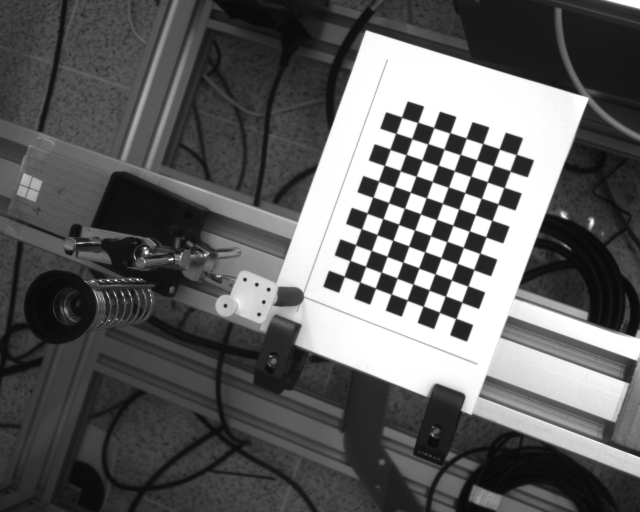
#> input picture images/image00.tiff, 1280 x 1024 px, found by its file name (shown at 1/2 size); its folder holds 4 pictures in this run
$ python main.py
#> lines starting #> are read from the running program, lines starting #| are printed output that depends on the picture; after the words box and inside, x2 and y2 are one past the last pixel; in counts of white or black regions, pixels touching at a corner belong together
### functions.py
from matplotlib import pyplot as plt
import numpy as np
import cv2
import os


def estimate_homographies(path, grid_size, square_size):

    img = os.path.basename(path).split('.')[0]
    image = cv2.imread(path)

    return_value, corners = cv2.findChessboardCorners(
        image, patternSize=grid_size)

    if return_value is False:
        print(f'{img} corners not found')
        return False, 0, 0, 0

    corners = corners.reshape((grid_size[0]*grid_size[1], 2)).copy()

    gray = cv2.cvtColor(image, cv2.COLOR_BGR2GRAY)
    criteria = (cv2.TERM_CRITERIA_MAX_ITER | cv2.TERM_CRITERIA_EPS, 100, 0.001)
    cv2.cornerSubPix(gray, corners, (5, 5), (-1, -1), criteria)

    real_coordinates = np.empty_like(corners)

    for index, corner in enumerate(corners):

        grid_size_cv2 = tuple(reversed(grid_size))
        u_index, v_index = np.unravel_index(index, grid_size_cv2)

        x_mm = (u_index) * square_size
        y_mm = (v_index) * square_size

        real_coordinates[index, :] = [x_mm, y_mm]

    A = np.empty((0, 9), dtype=float)

    for index, corner in enumerate(corners):
        Xpixel = corners[index, 0]
        Ypixel = corners[index, 1]
        Xmm = real_coordinates[index, 0]
        Ymm = real_coordinates[index, 1]

        m = np.array([Xmm, Ymm, 1]).reshape(1, 3)
        O = np.array([0, 0, 0]).reshape(1, 3)

        A = np.vstack((A, np.hstack((m, O, -Xpixel * m))))
        A = np.vstack((A, np.hstack((O, m, -Ypixel * m))))

    U, S, Vtransposed = np.linalg.svd(A)

    h = Vtransposed.transpose()[:, -1]
    H = h.reshape(3, 3)

    return True, H, corners, real_coordinates


def compute_K(HH):

    V = np.empty((0, 6), dtype=float)

    for HI in HH:
        V = np.vstack((V, np.hstack(vij_matrix(HI, 0, 1))))
        V = np.vstack(
            (V, np.hstack(vij_matrix(HI, 0, 0) - vij_matrix(HI, 1, 1))))

    U, sigma, Stransposed = np.linalg.svd(V)

    b = Stransposed.transpose()[:, -1]

    B = [[b[0], b[1], b[3]],
         [b[1], b[2], b[4]],
         [b[3], b[4], b[5]]]

    B = np.array(B)

    if np.all(np.linalg.eigvals(B) > 0):
        L = np.linalg.cholesky(B)

    elif np.all(np.linalg.eigvals(B) < 0):
        L = np.linalg.cholesky(-B)

    else:
        print("error in the calculation of Cholesky factorization")

    K = np.linalg.inv(L.transpose())
    K = K/K[2, 2]

    return K


def vij_matrix(H, i, j):

    vij = np.array([H[0, i]*H[0, j],
                    H[0, i]*H[1, j] + H[1, i]*H[0, j],
                    H[1, i]*H[1, j],
                    H[2, i]*H[0, j] + H[0, i]*H[2, j],
                    H[2, i]*H[1, j] + H[1, i]*H[2, j],
                    H[2, i]*H[2, j]])

    vij = vij.transpose()

    return vij


def compute_Rt(H, K):

    lambd = 1/(np.linalg.norm(np.linalg.inv(K) @ H[:, 0]))

    r1 = lambd*np.linalg.inv(K)@H[:, 0]
    r2 = lambd*np.linalg.inv(K)@H[:, 1]
    r3 = np.cross(r1, r2)
    R = np.column_stack((r1, r2, r3))

    t = lambd*np.linalg.inv(K)@H[:, 2]
    t = t.reshape(3, 1)

    if not np.allclose(R.transpose(), np.linalg.inv(R)):
        U, S, Vtransposed = np.linalg.svd(R)
        Rprime = U@Vtransposed
        R = Rprime

    return R, t


def compute_error(image):

    corners = image["corners"]
    real_coordinates = image["real_coordinates"]
    P = image["P"]

    error = 0
    for i, point in enumerate(corners):

        m = np.array([real_coordinates[i, 0], real_coordinates[i, 1], 0, 1])
        error = error + ((P[0, :]@m)/(P[2, :]@m) - point[0]
                         )**2 + ((P[1, :]@m)/(P[2, :]@m) - point[1])**2

    error = round(error, 2)
    image["error"] = error
    return error


def draw_points(figure, image):

    corners = image["corners"]
    real_coordinates = image["real_coordinates"]
    P = image["P"]

    for i, point in enumerate(corners):

        m = np.array([real_coordinates[i, 0], real_coordinates[i, 1], 0, 1])
        cv2.circle(figure, (round(point[0]), round(
            point[1])), 5, color=(0, 0, 255), thickness=1)
        cv2.circle(figure, (round((P[0, :]@m)/(P[2, :]@m)), round(
            (P[1, :]@m)/(P[2, :]@m))), 5, color=(255, 0, 0), thickness=1)

    plt.figure(num=f'{image["name"]}', figsize=(6.4*2, 4.8*2))
    plt.axis('off')
    plt.imshow(figure)

    text = f'R={np.round(image["R"],2)}\n'
    text += f't={np.round(image["t"].transpose(),3)}'
    text += '$^{T}$\n'
    text += f'error={image["error"]}'

    t = plt.text(.01, .99, text, ha='left', va='top', color='black')
    t.set_bbox(dict(facecolor='white', alpha=0.5, edgecolor='white'))

    if image["personal"] is True:
        path = f'results/personal'
    else:
        path = f'results'

    if not os.path.exists(path):
        os.makedirs(path)
    plt.savefig(f'{path}/{image["name"]} - points.png',
                bbox_inches='tight', pad_inches=0)
    plt.show()


def superimpose_cylinder(figure, image, a, b, r, h):

    P = image["P"]
    tz = image["t"][2]

    stepSize = 0.1
    num_steps = int(2 * np.pi / stepSize)
    positionsX = np.zeros(num_steps)
    positionsY = np.zeros(num_steps)
    positionsZ = np.zeros(num_steps)

    t = 0
    for i in range(num_steps):
        positionsX[i] = r * np.cos(t) + a
        positionsY[i] = r * np.sin(t) + b
        positionsZ[i] = 0
        t += stepSize

    circle_inf = P @ np.vstack((positionsX, positionsY,
                               positionsZ, np.ones_like((positionsX))))
    if tz >= 0:
        circle_sup = P @ np.vstack((positionsX, positionsY,
                                   positionsZ + h, np.ones_like((positionsX))))
    else:
        circle_sup = P @ np.vstack((positionsX, positionsY,
                                   positionsZ - h, np.ones_like((positionsX))))

    circle_inf = (circle_inf/circle_inf[2])[:2]
    circle_sup = (circle_sup/circle_sup[2])[:2]

    overlay = figure.copy()

    cv2.polylines(figure, np.int32(
        [circle_inf.transpose()]), isClosed=True, color=(0, 0, 0), thickness=2)
    cv2.fillPoly(overlay, np.int32(
        [circle_inf.transpose()]), color=(255, 0, 0))

    alpha = 0.7
    figure = cv2.addWeighted(overlay, alpha, figure, 1 - alpha, 0)

    overlay = figure.copy()

    cv2.polylines(figure, np.int32(
        [circle_sup.transpose()]), isClosed=True, color=(0, 0, 0), thickness=2)
    cv2.fillPoly(overlay, np.int32(
        [circle_sup.transpose()]), color=(0, 255, 0))

    figure = cv2.addWeighted(overlay, alpha, figure, 1 - alpha, 0)

    alpha = 0.2
    for i in range(h):
        overlay = figure.copy()
        if tz >= 0:
            circle_int = P @ np.vstack((positionsX, positionsY,
                                       positionsZ + i, np.ones_like((positionsX))))
        else:
            circle_int = P @ np.vstack((positionsX, positionsY,
                                       positionsZ - i, np.ones_like((positionsX))))

        circle_int = (circle_int/circle_int[2])[:2]
        cv2.polylines(overlay, np.int32(
            [circle_int.transpose()]), isClosed=True, color=(128, 128, 128), thickness=1)
        figure = cv2.addWeighted(overlay, alpha, figure, 1 - alpha, 0)

    plt.figure(num=f'{image["name"]} - cylinder', figsize=(6.4*2, 4.8*2))
    plt.axis('off')
    plt.imshow(figure)

    if image["personal"] is True:
        path = f'results/personal'
    else:
        path = f'results'

    if not os.path.exists(path):
        os.makedirs(path)
    plt.savefig(f'{path}/{image["name"]} - cylinder.png',
                bbox_inches='tight', pad_inches=0)
    plt.show()

    return figure


def create_compound_image(path, limages, rows, cols):

    height, weight, n_c = limages[0].shape

    compound_img = np.full((rows * height, cols * weight, n_c), fill_value=255, dtype="uint8")

    for i in range(rows):
        images_max_index = min((i + 1) * cols, len(limages))
        compound_img_row = np.concatenate(
            limages[i * cols: images_max_index], axis=1)
        compound_img[i * height: (i + 1) * height,
                     : compound_img_row.shape[1]] = compound_img_row

        if images_max_index == len(limages) - 1:
            break

    plt.figure(num='compound image', figsize=(6.4*2, 4.8*2))
    plt.axis('off')
    plt.imshow(compound_img)

    if not os.path.exists(path):
        os.makedirs(path)
    plt.savefig(f'{path}/compound.png',
                bbox_inches='tight', pad_inches=0)
    plt.show()

    return compound_img

### main.py
import sys
from matplotlib import pyplot as plt
import numpy as np
import os
import cv2
from mpmath import *
from functions import *


def calibrate_camera(personal=0, grid_size_x=8, grid_size_y=11, square_size=11):

    if personal == 0:
        folderpath = os.path.dirname(os.path.abspath(__file__)) + "\\images\\"
    else:
        folderpath = os.path.dirname(
            os.path.abspath(__file__)) + "\\images\\personal\\"

    image_data = {}
    K_parameters = {}

    images_path = [os.path.join(folderpath, imagename) for imagename in os.listdir(
        folderpath) if (imagename.endswith(".tiff") or imagename.endswith(".tif"))]
    images_path.sort()

    Hk = []
    for p in images_path:

        img = os.path.basename(p).split('.')[0]
        image_data[img] = {}

        grid_size = (grid_size_x, grid_size_y)
        found, H, corners, real_coordinates = estimate_homographies(
            p, grid_size, square_size)
#> in estimate_homographies, image is the input picture: shape (1024, 1280, 3); min 5, max 255, mean 95.6
#> in estimate_homographies, `return_value, corners = cv2.findChessboardCorners( image, patternSize=..`: return_value = True; corners = 88 rows, first 8: [912.5, 637.2], [879.4, 624.9], [847.2, 612.6], [814.7, 600.5], [783.2, 588.6], [751.4, 576.5], [720.5, 564.9], [689.2, 553.4]
#> in estimate_homographies, `corners = corners.reshape((grid_size[0]*grid_size[1], 2)).copy()`: corners = 88 pairs, first value 689.2 to 1033.1, second value 234.5 to 637.2
#> the loop in estimate_homographies, `for index, corner in enumerate(corners): ` made 88 passes
#> (corner, u_index, v_index, x_mm, y_mm) on passes 1 to 8: ([912.2, 637.3], 0, 0, 0, 0), ([879.4, 625], 0, 1, 0, 11), ([846.9, 612.6], 0, 2, 0, 22), ([814.7, 600.6], 0, 3, 0, 33), ([783, 588.7], 0, 4, 0, 44), ([751.4, 576.8], 0, 5, 0, 55), ([720.2, 565], 0, 6, 0, 66), ([688.9, 553.2], 0, 7, 0, 77)
#> after the loop in estimate_homographies, `for index, corner in enumerate(corners):`: real_coordinates = 88 pairs, first value 0 to 110, second value 0 to 77
#> the loop in estimate_homographies, `for index, corner in enumerate(corners):` made 88 passes
#> (Xpixel, Ypixel, Xmm, Ymm, m) on passes 1 to 8: (912.2, 637.3, 0, 0, [[0, 0, 1]]), (879.4, 625, 0, 11, [[0, 11, 1]]), (846.9, 612.6, 0, 22, [[0, 22, 1]]), (814.7, 600.6, 0, 33, [[0, 33, 1]]), (783, 588.7, 0, 44, [[0, 44, 1]]), (751.4, 576.8, 0, 55, [[0, 55, 1]]), (720.2, 565, 0, 66, [[0, 66, 1]]), (688.9, 553.2, 0, 77, [[0, 77, 1]])
#> in estimate_homographies, `U, S, Vtransposed = np.linalg.svd(A)`:
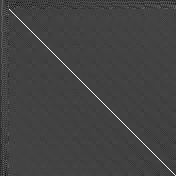
#> U: shape (176, 176) float64; min -0.35, max 0.985, mean 1.44e-06; drawn with min black and max white
#> in estimate_homographies, `U, S, Vtransposed = np.linalg.svd(A)`: S = [655453.7, 254826.6, 3947.1, 696.6, 270.4, 51.94, 36.61, 3, 0.000892]
#> in estimate_homographies, `h = Vtransposed.transpose()[:, -1]`: h = [0.000908, -0.00235, 0.82, -0.0027, -0.000776, 0.573, -7.47e-08, 3.71e-07, 0.000899]
#> in estimate_homographies, `H = h.reshape(3, 3)`: H = [[0.000908, -0.00235, 0.82], [-0.0027, -0.000776, 0.573], [-7.47e-08, 3.71e-07, 0.000899]]
#> found = True; corners = 88 pairs, first value 688.9 to 1032.8, second value 234.8 to 637.3

        image_data[img]["name"] = img

        if personal == 1:
            image_data[img]["personal"] = True
        else:
            image_data[img]["personal"] = False

        if found is True:
            Hk.append(H)
            image_data[img]["corners"] = corners
            image_data[img]["real_coordinates"] = real_coordinates
            image_data[img]["H"] = H

        else:
            image_data[img]["corners"] = False
#> pass 2 of the loop in calibrate_camera, `for p in images_path:`:
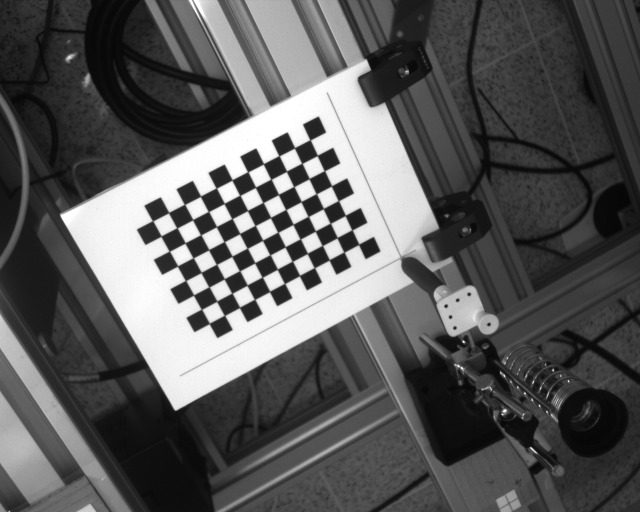
#> input picture images/image01.tiff, 1280 x 1024 px, found by its file name (shown at 1/2 size)
#> in estimate_homographies, image is the input picture: shape (1024, 1280, 3); min 1, max 255, mean 89.5
#> in estimate_homographies (call 2), `return_value, corners = cv2.findChessboardCorners( image, patternSize=..`: corners = 88 rows, first 8: [620.6, 280.3], [635.2, 311.2], [649.6, 342.1], [663.6, 372.1], [677.4, 401.9], [691.2, 431], [705, 460.5], [718.1, 489]
#> in estimate_homographies (call 2), `corners = corners.reshape((grid_size[0]*grid_size[1], 2)).copy()`: corners = 88 pairs, first value 305.5 to 718.1, second value 280.3 to 647.2
#> the loop in estimate_homographies (call 2), `for index, corner in enumerate(corners): ` made 88 passes
#> corner on passes 6 to 9: [691, 431.3], [704.5, 460.3], [717.9, 489.2], [589.6, 296.2]
#> the loop in estimate_homographies (call 2), `for index, corner in enumerate(corners):` made 88 passes
#> corner on passes 1 to 4: [620.6, 280.2], [635.1, 311.3], [649.4, 342], [663.5, 372.3]
#> in estimate_homographies (call 2), `U, S, Vtransposed = np.linalg.svd(A)`:
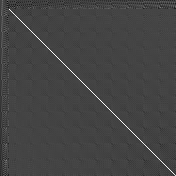
#> U: shape (176, 176) float64; min -0.36, max 0.985, mean -0.000171; drawn with min black and max white
#> pass 3 of the loop in calibrate_camera, `for p in images_path:`:
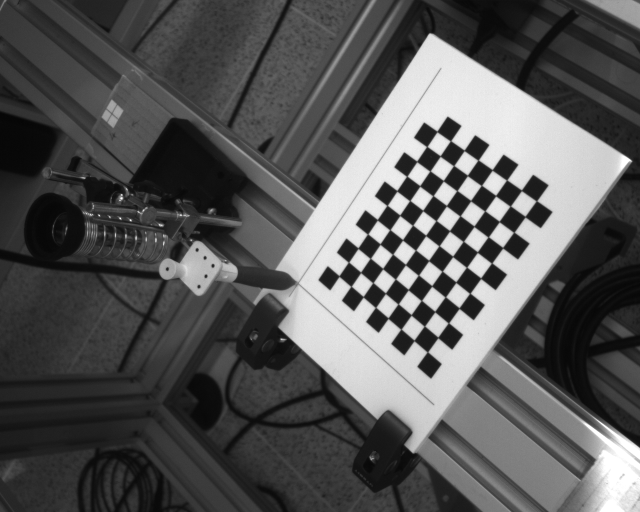
#> input picture images/image02.tiff, 1280 x 1024 px, found by its file name (shown at 1/2 size)
#> in estimate_homographies, image is the input picture: shape (1024, 1280, 3); min 4, max 255, mean 86.2
#> the loop in estimate_homographies (call 3), `for index, corner in enumerate(corners): ` made 88 passes
#> corner on passes 1 to 4: [855.3, 704.3], [828.6, 681.3], [802.4, 658.8], [776.6, 636.7]
#> the loop in estimate_homographies (call 3), `for index, corner in enumerate(corners):` made 88 passes
#> in estimate_homographies (call 3), `U, S, Vtransposed = np.linalg.svd(A)`:
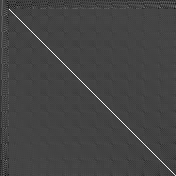
#> U: shape (176, 176) float64; min -0.359, max 0.985, mean 9.62e-06; drawn with min black and max white
#> the loop made 4 passes; the first 3 are shown

    K = compute_K(Hk)

    for p in images_path:

        img = os.path.basename(p).split('.')[0]

        if image_data[img]["corners"] is not False:

            H = image_data[img]["H"]

            lambd = 1/(np.linalg.norm(np.linalg.inv(K)@H[:, 0]))
            image_data[img]["lambda"] = lambd

            R, t = compute_Rt(H, K)
            image_data[img]["t"] = t
            image_data[img]["R"] = R

            P = K @ np.hstack((R, t))
            image_data[img]["P"] = P

    K_parameters["alphau"] = K[0, 0]
    K_parameters["skew"] = acot(K[0, 1]/K_parameters["alphau"])
    K_parameters["alphav"] = K[1, 1]/sin(K_parameters["skew"])
    K_parameters["u0"] = K[0, 2]
    K_parameters["v0"] = K[1, 2]

    print(f'K = {K}')
    print(f'alphau = {K_parameters["alphau"]}')
    print(f'alphav = {K_parameters["alphav"]}')
    print(f'skew = {K_parameters["skew"]}')
    print(f'u0 = {K_parameters["u0"]}')
    print(f'v0 = {K_parameters["v0"]}')

    cylinder_images = []
    n = 0

    for p in images_path:

        img = os.path.basename(p).split('.')[0]

        image = cv2.imread(p)
        image2 = image.copy()

        if image_data[img]["corners"] is not False:

            compute_error(image_data[img])

            draw_points(image, image_data[img])
            xx = round(max(image_data[img]["real_coordinates"][:, 0])/2)
            yy = round(max(image_data[img]["real_coordinates"][:, 1])/2)

            cylinder_images.append(superimpose_cylinder(
                image2, image_data[img], xx, yy, 30, 75))
#> in superimpose_cylinder, `cv2.fillPoly(overlay, np.int32( [circle_inf.transpose()]), color=(255,..`:
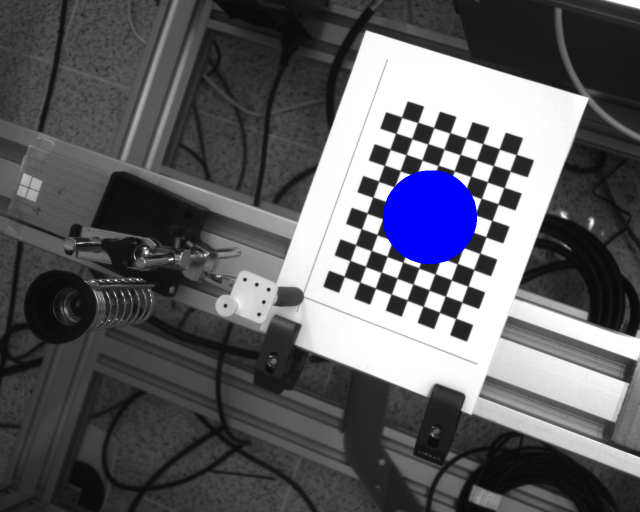
#> overlay: shape (1024, 1280, 3) (shown at 1/2 size); 2.11% of pixels changed, all inside (x1, y1, x2, y2) = (766, 341, 954, 528)
#> in superimpose_cylinder, `cv2.polylines(figure, np.int32( [circle_sup.transpose()]), isClosed=Tr..`:
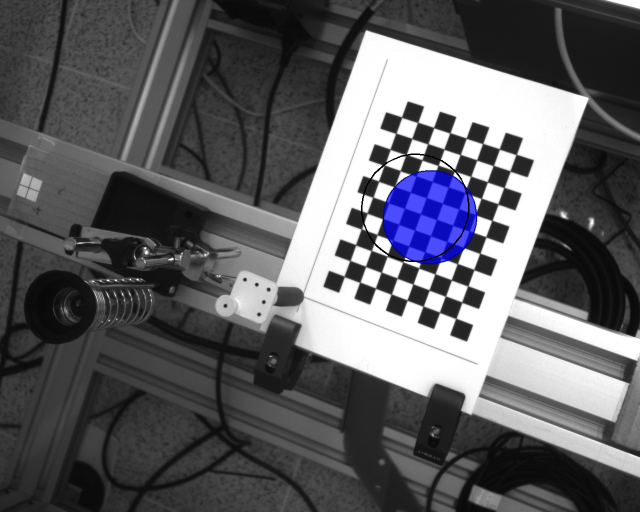
#> figure: shape (1024, 1280, 3) (shown at 1/2 size); mean B, G, R 97, 93.3, 93.3
#> in superimpose_cylinder, `cv2.fillPoly(overlay, np.int32( [circle_sup.transpose()]), color=(0, 2..`:
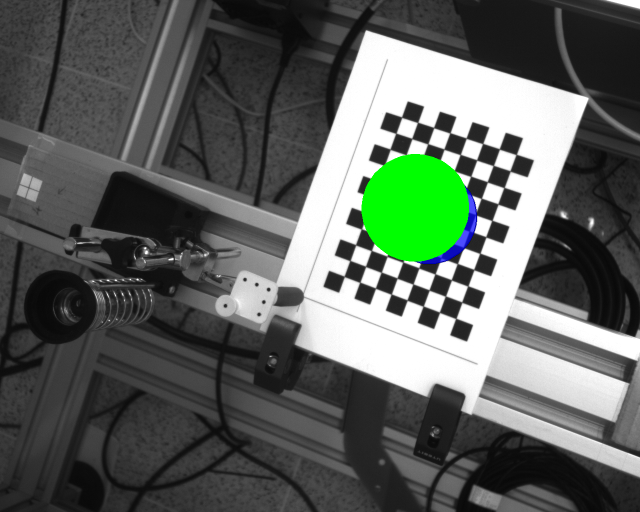
#> overlay: shape (1024, 1280, 3) (shown at 1/2 size); mean B, G, R 91.8, 98.4, 91.4
#> in superimpose_cylinder, `figure = cv2.addWeighted(overlay, alpha, figure, 1 - alpha, 0)`:
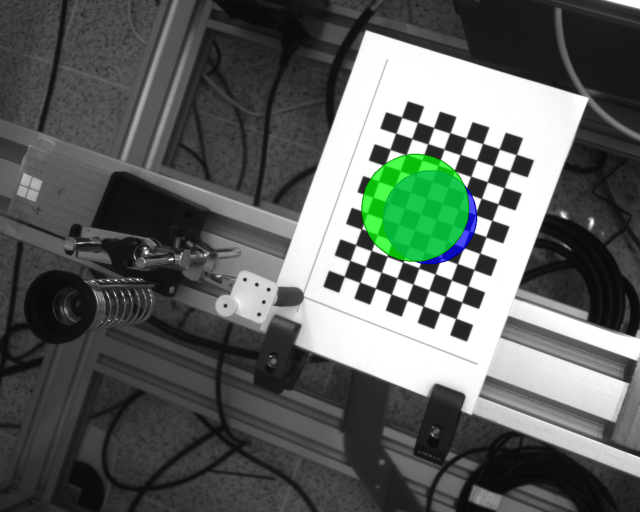
#> figure: shape (1024, 1280, 3) (shown at 1/2 size); mean B, G, R 93.4, 96.9, 92
            n = n + 1
#> pass 2 of the loop in calibrate_camera, `for p in images_path:`:
#> in superimpose_cylinder (call 2), `figure = cv2.addWeighted(overlay, alpha, figure, 1 - alpha, 0)`:
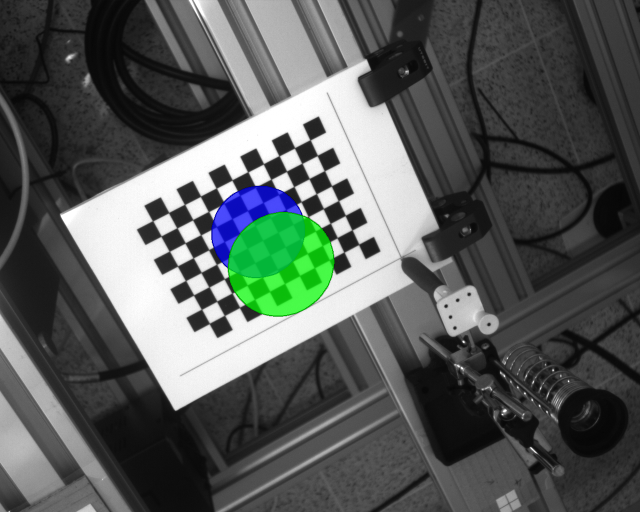
#> figure: shape (1024, 1280, 3) (shown at 1/2 size); mean B, G, R 87.8, 90.3, 85.6
#> pass 3 of the loop in calibrate_camera, `for p in images_path:`:
#> in superimpose_cylinder (call 3), `figure = cv2.addWeighted(overlay, alpha, figure, 1 - alpha, 0)`:
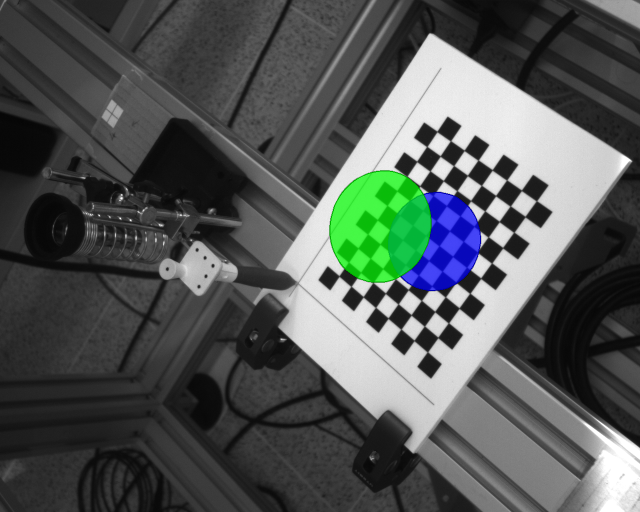
#> figure: shape (1024, 1280, 3) (shown at 1/2 size); mean B, G, R 84.7, 86.6, 81.7
#> the loop made 4 passes; the first 3 are shown

    if personal == 1:
        path = f'results/personal'
    else:
        path = f'results'

    rows = round(sqrt(n))
    cols = round(sqrt(n)) + 1
    create_compound_image(path, cylinder_images, rows, cols)
#> the loop in create_compound_image, `for i in range(rows):` made 1 pass
#> pass 1, in create_compound_image, `compound_img_row = np.concatenate( limages[i * cols: images_max_index]..`:
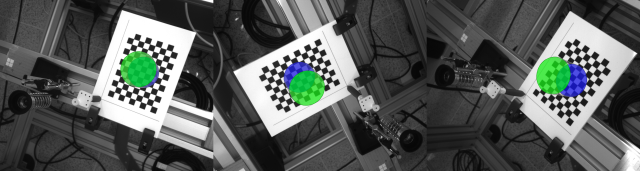
#> compound_img_row: shape (1024, 3840, 3) (shown at 1/6 size); mean of channels 0, 1, 2 88.7, 91.2, 86.9; drawn as B, G, R
#> after the loop in create_compound_image, `for i in range(rows):`:
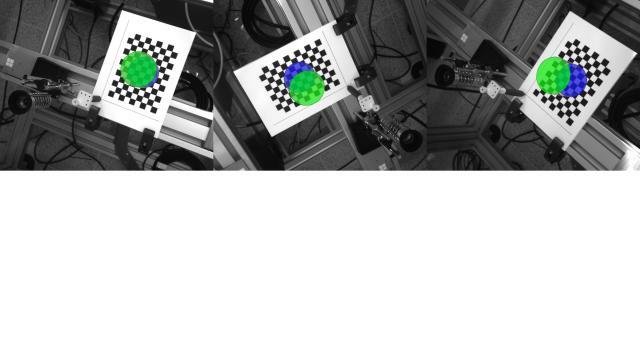
#> compound_img: shape (2048, 3840, 3) (shown at 1/6 size); mean of channels 0, 1, 2 171.9, 173.1, 170.9; drawn as B, G, R


if __name__ == "__main__":

    if len(sys.argv) > 1:
        personal = int(sys.argv[1])
        grid_size_x = int(sys.argv[2])
        grid_size_y = int(sys.argv[3])
        square_size = int(sys.argv[4])

        calibrate_camera(personal, grid_size_x, grid_size_y, square_size)

    else:
        calibrate_camera()
